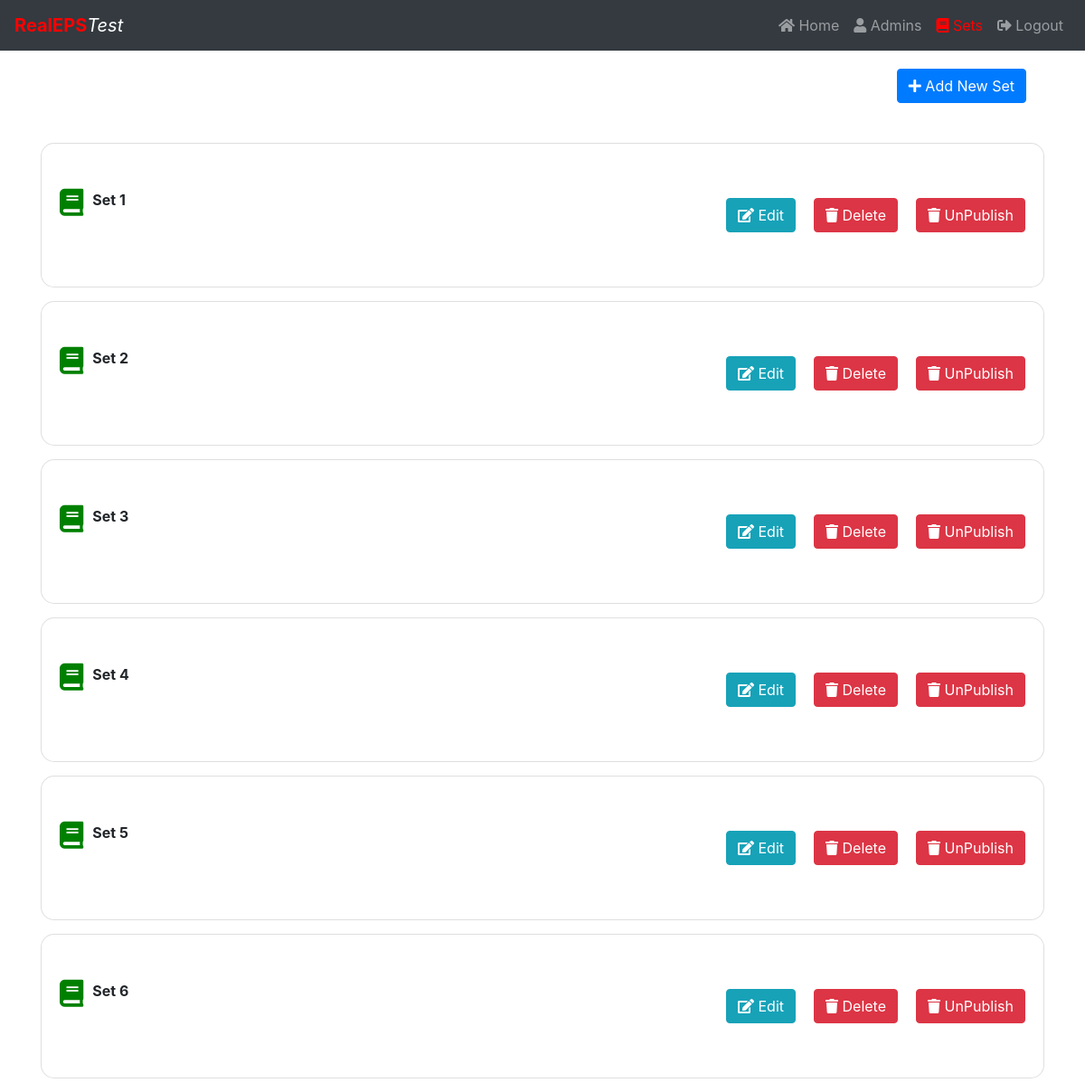
/sets.php (signed in), run on the app's committed database.
### tables this page shows
CREATE TABLE `sets` (
  `id` int(255) NOT NULL,
  `name` text NOT NULL,
  `ispublished` text NOT NULL
);

### sets.php (the view, shortened to what this page needs)
<?php
include("includes/navbar.php");
?>
    <div class="container">
        <button style="margin:20px;float:right;"  class="btn btn-primary" data-toggle="modal" data-target="#exampleModalCenter"> <i  class="fa fa-plus"></i> Add New Set</button>
        <br>
        <?php
        $sql=$con->query("select * from sets");
        if(mysqli_num_rows($sql)>0){
            while($row=mysqli_fetch_object($sql)){
            ?>
            <div class="card" style="padding:50px 10px;border-radius:15px;margin-bottom:15px;">
<span>
<?php
if($row->ispublished=="true"){
?>
            <div style="float:right;padding:10px 10px;">
            <a href="unpublish.php?id=<?php echo $row->id; ?>" class="btn btn-danger">
            <i  class="fa fa-trash"></i> UnPublish
            </a>
        </div>
<?php
}
?>
    <div style="float:left;padding:0px 10px;"><i style="font-size:30px;color:green;" class="fa fa-book" ></i></div>
            <div style="float:right;padding:10px 10px;">
            <a href="removeset.php?id=<?php echo $row->id; ?>" class="btn btn-danger">
            <i  class="fa fa-trash"></i> Delete
            </a>
        </div>
        <div style="float:right;padding:10px 10px;">
            <a href="questions.php?id=<?php echo $row->id; ?>" class="btn btn-info">
            <i  class="fa fa-edit"></i> Edit
            </a>
        </div>
        <b>
        <?php
            echo $row->name;
        ?>
        </b>
        </span>
        </div>
           <?php
            }
        }
?>
</div>
<?php
include("includes/footer.php");
?>

### data on the page
sets: name "Set 1"
sets: name "Set 2"
sets: name "Set 3"
sets: name "Set 4"
sets: name "Set 5"
sets: name "Set 6"
